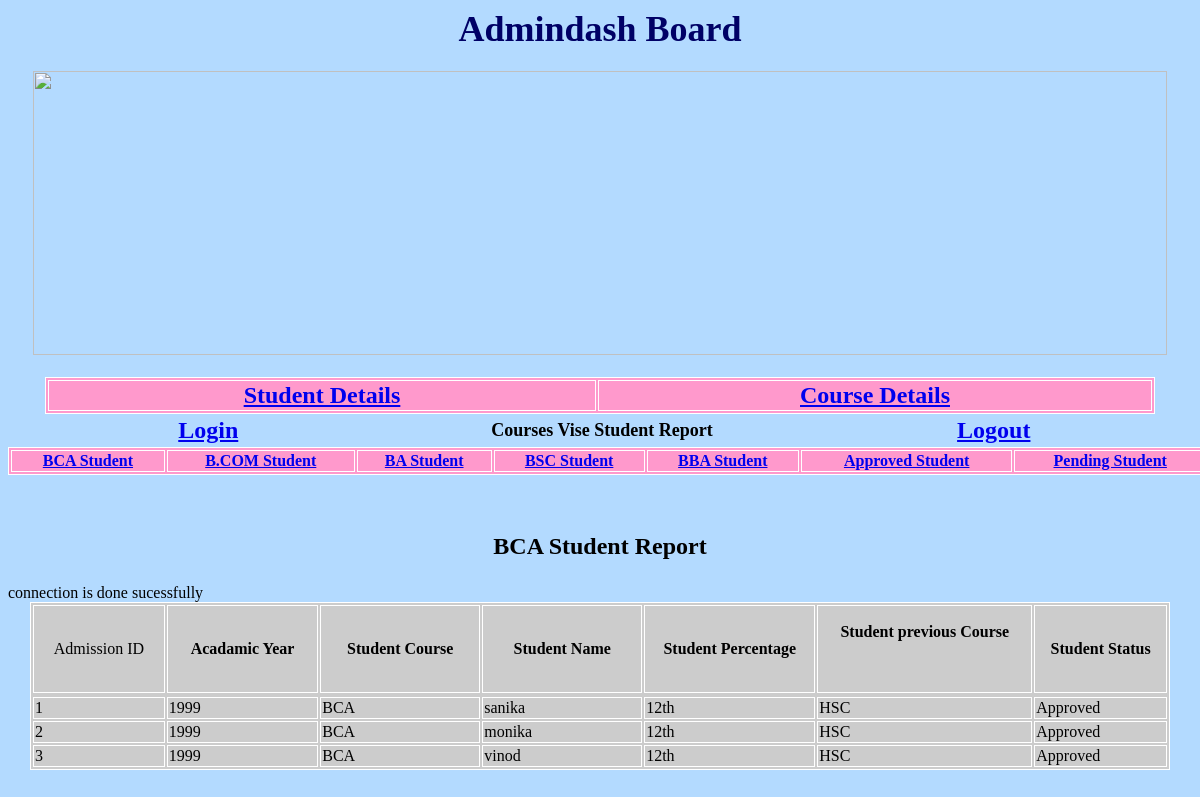
The page /bcareport.php on the database its author committed.
### tables this page shows
CREATE TABLE `addmission` (
  `admid` int(11) NOT NULL,
  `acadamic` text NOT NULL,
  `course` text NOT NULL,
  `name` text NOT NULL,
  `fname` text NOT NULL,
  `surname` text NOT NULL,
  `mno` text NOT NULL,
  `cast` text NOT NULL,
  `religion` text NOT NULL,
  `category` text NOT NULL,
  `nationality` text NOT NULL,
  `collagea` text NOT NULL,
  `mothert` text NOT NULL,
  `placebirth` text NOT NULL,
  `datebirth` text NOT NULL,
  `bankpassbook` text NOT NULL,
  `bankname` text NOT NULL,
  `branch` text NOT NULL,
  `accountno` text NOT NULL,
  `ifscode` text NOT NULL,
  `fathern` text NOT NULL,
  `mothern` text NOT NULL,
  `annualincome` text NOT NULL,
  `foccupation` text NOT NULL,
  `moccupation` text NOT NULL,
  `fno` text NOT NULL,
  `mno1` text NOT NULL,
  `localgurdain` text NOT NULL,
  `gurdainadd` text NOT NULL,
  `gurdainrelationship` text NOT NULL,
  `gurdaino` text NOT NULL,
  `peraddress` text NOT NULL,
  `percountry` text NOT NULL,
  `perstate` text NOT NULL,
  `percity` text NOT NULL,
  `perarea` text NOT NULL,
  `perpincode` text NOT NULL,
  `address` text NOT NULL,
  `examname` text NOT NULL,
  `university` text NOT NULL,
  `institutename1` text NOT NULL,
  `month` text NOT NULL,
  `year` text NOT NULL,
  `precentage` text NOT NULL,
  `seatno` text NOT NULL,
  `marksystem` text NOT NULL,
  `prevcourse` text NOT NULL,
  `precoursename` text NOT NULL,
  `institutename` text NOT NULL,
  `university1` text NOT NULL,
  `passingmonth` text NOT NULL,
  `passingyear` text NOT NULL,
  `seatno1` text NOT NULL,
  `residance` text NOT NULL,
  `attempt` text NOT NULL,
  `marksystem1` text NOT NULL,
  `udias` text NOT NULL,
  `eligibility` text NOT NULL,
  `prnno` text NOT NULL,
  `status` text NOT NULL
);

### bcareport.php (the view, shortened to what this page needs)
<!DOCTYPE html PUBLIC "-//W3C//DTD XHTML 1.0 Transitional//EN" "http://www.w3.org/TR/xhtml1/DTD/xhtml1-transitional.dtd">
<html xmlns="http://www.w3.org/1999/xhtml">
<head>
</head>
<body>
<div align="center"><span class="style1">Admindash Board</span></div>
<h1 align="center"><img src="../image/ad2.jpg" width="1134" height="284" /></h1>
<table width="1110" border="1" align="center" bordercolor="#FFFFFF" bgcolor="#FF99CC">
  <tr>
    <td width="544"><div align="center"><span class="style6"><a href="admindash.php">Student Details </a></span></div></td>
    <td width="550"><div align="center" class="style6"><a href="coursedetails.php">Course Details </a></div></td>
  </tr>
</table>
<table width="1142" align="center">
  <tr>
    <td width="350"><div align="center" class="style7"><a href="../user/logad.php">Login</a></div></td>
    <td width="424"><div align="center"><span class="style9">Courses Vise Student Report</span></div></td>
    <td width="346"> <div align="center" class="style7"><a href="../user/index.php">Logout </a></div></td>
  </tr>
</table>
<table width="1201" border="1" align="center" bordercolor="#FFFFFF" bgcolor="#FF99CC">
  <tr>
    <td bordercolor="#660000" bgcolor="#FF99CC"> <div align="center" class="style4"><a href="bcareport.php">BCA Student </a></div></td>
    <td bordercolor="#660000" bgcolor="#FF99CC"><div align="center" class="style4"><a href="bcomreport.php">B.COM Student</a> </div></td>
    <td bordercolor="#660000" bgcolor="#FF99CC"><div align="center" class="style4"><a href="bareport.php">BA Student </a></div></td>
    <td bordercolor="#660000" bgcolor="#FF99CC"><div align="center" class="style4"><a href="bscreport.php">BSC Student </a></div></td>
    <td bordercolor="#660000" bgcolor="#FF99CC"><div align="center" class="style4"><a href="bbareport.php">BBA Student </a></div></td>
    <td bordercolor="#660000" bgcolor="#FF99CC"><div align="center" class="style4"><a href="Approvedreport.php">Approved Student </a></div></td>
    <td bordercolor="#660000" bgcolor="#FF99CC"><div align="center" class="style4"><a href="pendingreport.php">Pending Student </a></div></td>
  </tr>
</table>
<p align="center">&nbsp;</p>
</body>
</html>
<h2><b><p align="center" class="style2">BCA Student Report</p></b></h2>
<?php
include("../database/dbcon.php");
$sql = "SELECT acadamic,course,name,precentage,prevcourse,status FROM addmission where course='BCA'";
$query= $con->query($sql);
?>
<table width="1140" border="1" align="center" bordercolor="#FFFFFF" bgcolor="#CCCCCC">
  <tr>
    <td width="129" height="36"><div align="center" class="style46">Admission ID  </div></td>
    <td width="149"><div align="center" class="style47"><span class="Estilo15 style15"><strong><span class="style15 style37"> Acadamic Year </span></strong></span></div></td>
	  <td width="158"><div align="center" class="style47"><span class="Estilo15 style15"><strong><span class="style15 style37">Student Course</span></strong></span></div></td>
    <td width="158"><div align="center" class="style47"><span class="Estilo15 style15"><strong><span class="style15 style37"> Student Name </span></strong></span></div></td>
    <td width="169"><div align="center" class="style47"><span class="Estilo15 style15"><strong><span class="style15 style37">Student Percentage </span></strong></span></div></td>
    <td width="214"><p align="center" class="style47"><strong>Student previous Course </strong></p>
    <p align="center" class="style47">&nbsp;</p></td>
    <td width="130"><div align="center" class="style47"><strong> Student Status </strong></div></td>
  </tr>
  <tr>
    <?php
		$i=0;
		while ($res = $query->fetch_assoc()) {
		    echo "<tr>";
			echo" <td >".++$i."</td>";
			echo "<td>".$res['acadamic']."</td>";
			echo "<td>".$res['course']."</td>";
			echo "<td>".$res['name']."</td>";
			echo "<td>".$res['precentage']."</td>";
			echo "<td>".$res['prevcourse']."</td>";
			echo "<td>".$res['status']."</td>";
			echo "</tr>";
		}
		?>
  </tr>
</table>
<p align="center">&nbsp;</p>
</body>
</html>

### bcareport.php (style rules this page uses)
.style4 { color: #FFFFFF; font-weight: bold; }
body { background-color: #b3daff; }
.style6 { font-size: 24px; font-weight: bold; color: #FFFFFF; }
.style7 { font-size: 24px; font-weight: bold; }
.style9 { font-size: 18px; font-weight: bold; }

### rows shown on the page
addmission: acadamic "1999", course "BCA", name "sanika", precentage "12th", prevcourse "HSC", status "Approved"
addmission: acadamic "1999", course "BCA", name "monika", precentage "12th", prevcourse "HSC", status "Approved"
addmission: acadamic "1999", course "BCA", name "vinod", precentage "12th", prevcourse "HSC", status "Approved"
